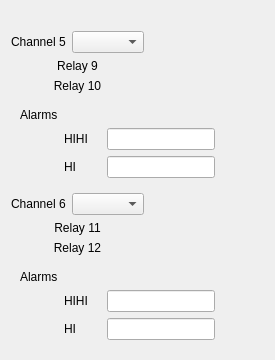
           <widget class="QWidget" name="widget_5" native="true">
            <layout class="QGridLayout" name="gridLayout_6">
             <item row="7" column="4">
              <widget class="PyDMByteIndicator" name="PyDMByteIndicator_14">
               <property name="toolTip">
                <string/>
               </property>
               <property name="whatsThis">
                <string>
    Widget for graphical representation of bits from an integer number
    with support for Channels and more from PyDM

    Parameters
    ----------
    parent : QWidget
        The parent widget for the Label
    init_channel : str, optional
        The channel to be used by the widget.
    </string>
               </property>
               <property name="channel" stdset="0">
                <string>ca://${DEVICE}:Relay12:SetpointStatus-Mon</string>
               </property>
               <property name="circles" stdset="0">
                <bool>true</bool>
               </property>
               <property name="labels" stdset="0">
                <stringlist>
                 <string>Clear</string>
                 <string>Set</string>
                </stringlist>
               </property>
              </widget>
             </item>
             <item row="2" column="0" colspan="2">
              <widget class="QLabel" name="label_19">
               <property name="text">
                <string>Relay 9</string>
               </property>
               <property name="alignment">
                <set>Qt::AlignCenter</set>
               </property>
              </widget>
             </item>
             <item row="1" column="3">
              <widget class="PyDMLabel" name="PyDMLabel_18">
               <property name="toolTip">
                <string/>
               </property>
               <property name="whatsThis">
                <string/>
               </property>
               <property name="alignment">
                <set>Qt::AlignCenter</set>
               </property>
               <property name="channel" stdset="0">
                <string>ca://${G5}:Pressure-Mon-s</string>
               </property>
              </widget>
             </item>
             <item row="7" column="3">
              <widget class="PyDMLabel" name="PyDMLabel_40">
               <property name="toolTip">
                <string/>
               </property>
               <property name="whatsThis">
                <string/>
               </property>
               <property name="alignment">
                <set>Qt::AlignCenter</set>
               </property>
               <property name="precisionFromPV" stdset="0">
                <bool>false</bool>
               </property>
               <property name="precision" stdset="0">
                <number>3</number>
               </property>
               <property name="channel" stdset="0">
                <string>ca://${DEVICE}:Relay12:Setpoint-RB</string>
               </property>
               <property name="displayFormat" stdset="0">
                <enum>PyDMLabel::Exponential</enum>
               </property>
              </widget>
             </item>
             <item row="5" column="3">
              <widget class="PyDMLabel" name="plblC2">
               <property name="toolTip">
                <string/>
               </property>
               <property name="whatsThis">
                <string/>
               </property>
               <property name="alignment">
                <set>Qt::AlignCenter</set>
               </property>
               <property name="channel" stdset="0">
                <string>ca://${G6}:Pressure-Mon-s</string>
               </property>
              </widget>
             </item>
             <item row="2" column="3">
              <widget class="PyDMLabel" name="PyDMLabel_37">
               <property name="toolTip">
                <string/>
               </property>
               <property name="whatsThis">
                <string/>
               </property>
               <property name="alignment">
                <set>Qt::AlignCenter</set>
               </property>
               <property name="precisionFromPV" stdset="0">
                <bool>false</bool>
               </property>
               <property name="precision" stdset="0">
                <number>3</number>
               </property>
               <property name="channel" stdset="0">
                <string>ca://${DEVICE}:Relay9:Setpoint-RB</string>
               </property>
               <property name="displayFormat" stdset="0">
                <enum>PyDMLabel::Exponential</enum>
               </property>
              </widget>
             </item>
             <item row="2" column="2">
              <widget class="PyDMLabel" name="PyDMLabel_29">
               <property name="toolTip">
                <string/>
               </property>
               <property name="whatsThis">
                <string/>
               </property>
               <property name="alignment">
                <set>Qt::AlignCenter</set>
               </property>
               <property name="precisionFromPV" stdset="0">
                <bool>false</bool>
               </property>
               <property name="precision" stdset="0">
                <number>3</number>
               </property>
               <property name="channel" stdset="0">
                <string>ca://${DEVICE}:Relay9:Status-RB</string>
               </property>
              </widget>
             </item>
             <item row="1" column="2">
              <widget class="PyDMByteIndicator" name="PyDMByteIndicator_3">
               <property name="toolTip">
                <string/>
               </property>
               <property name="whatsThis">
                <string>
    Widget for graphical representation of bits from an integer number
    with support for Channels and more from PyDM

    Parameters
    ----------
    parent : QWidget
        The parent widget for the Label
    init_channel : str, optional
        The channel to be used by the widget.
    </string>
               </property>
               <property name="channel" stdset="0">
                <string>ca://${G5}:Enable-RB</string>
               </property>
               <property name="showLabels" stdset="0">
                <bool>false</bool>
               </property>
               <property name="circles" stdset="0">
                <bool>true</bool>
               </property>
              </widget>
             </item>
             <item row="6" column="0" colspan="2">
              <widget class="QLabel" name="label_21">
               <property name="text">
                <string>Relay 11</string>
               </property>
               <property name="alignment">
                <set>Qt::AlignCenter</set>
               </property>
              </widget>
             </item>
             <item row="1" column="1">
              <widget class="PyDMEnumComboBox" name="PyDMEnumComboBox_5">
               <property name="minimumSize">
                <size>
                 <width>70</width>
                 <height>0</height>
                </size>
               </property>
               <property name="toolTip">
                <string/>
               </property>
               <property name="whatsThis">
                <string>
    A QComboBox with support for Channels and more from PyDM

    Parameters
    ----------
    parent : QWidget
        The parent widget for the Label
    init_channel : str, optional
        The channel to be used by the widget.

    Signals
    -------
    send_value_signal : int, float, str, bool or np.ndarray
        Emitted when the user changes the value.
    activated : int, str
        Emitted when the user chooses an item in the combobox.
    currentIndexChanged : int, str
        Emitted when the index is changed in the combobox.
    highlighted : int, str
        Emitted when an item in the combobox popup list is highlighted
        by the user.
    </string>
               </property>
               <property name="channel" stdset="0">
                <string>ca://${G5}:Enable-SP</string>
               </property>
              </widget>
             </item>
             <item row="6" column="3">
              <widget class="PyDMLabel" name="PyDMLabel_39">
               <property name="toolTip">
                <string/>
               </property>
               <property name="whatsThis">
                <string/>
               </property>
               <property name="alignment">
                <set>Qt::AlignCenter</set>
               </property>
               <property name="precisionFromPV" stdset="0">
                <bool>false</bool>
               </property>
               <property name="precision" stdset="0">
                <number>3</number>
               </property>
               <property name="channel" stdset="0">
                <string>ca://${DEVICE}:Relay11:Setpoint-RB</string>
               </property>
               <property name="displayFormat" stdset="0">
                <enum>PyDMLabel::Exponential</enum>
               </property>
              </widget>
             </item>
             <item row="7" column="2">
              <widget class="PyDMLabel" name="PyDMLabel_32">
               <property name="toolTip">
                <string/>
               </property>
               <property name="whatsThis">
                <string/>
               </property>
               <property name="alignment">
                <set>Qt::AlignCenter</set>
               </property>
               <property name="precisionFromPV" stdset="0">
                <bool>false</bool>
               </property>
               <property name="precision" stdset="0">
                <number>3</number>
               </property>
               <property name="channel" stdset="0">
                <string>ca://${DEVICE}:Relay12:Status-RB</string>
               </property>
              </widget>
             </item>
             <item row="3" column="2">
              <widget class="PyDMLabel" name="PyDMLabel_30">
               <property name="toolTip">
                <string/>
               </property>
               <property name="whatsThis">
                <string/>
               </property>
               <property name="alignment">
                <set>Qt::AlignCenter</set>
               </property>
               <property name="precisionFromPV" stdset="0">
                <bool>false</bool>
               </property>
               <property name="precision" stdset="0">
                <number>3</number>
               </property>
               <property name="channel" stdset="0">
                <string>ca://${DEVICE}:Relay10:Status-RB</string>
               </property>
              </widget>
             </item>
             <item row="3" column="0" colspan="2">
              <widget class="QLabel" name="label_20">
               <property name="text">
                <string>Relay 10</string>
               </property>
               <property name="alignment">
                <set>Qt::AlignCenter</set>
               </property>
              </widget>
             </item>
             <item row="6" column="2">
              <widget class="PyDMLabel" name="PyDMLabel_31">
               <property name="toolTip">
                <string/>
               </property>
               <property name="whatsThis">
                <string/>
               </property>
               <property name="alignment">
                <set>Qt::AlignCenter</set>
               </property>
               <property name="precisionFromPV" stdset="0">
                <bool>false</bool>
               </property>
               <property name="precision" stdset="0">
                <number>3</number>
               </property>
               <property name="channel" stdset="0">
                <string>ca://${DEVICE}:Relay11:Status-RB</string>
               </property>
              </widget>
             </item>
             <item row="3" column="3">
              <widget class="PyDMLabel" name="PyDMLabel_38">
               <property name="toolTip">
                <string/>
               </property>
               <property name="whatsThis">
                <string/>
               </property>
               <property name="alignment">
                <set>Qt::AlignCenter</set>
               </property>
               <property name="precisionFromPV" stdset="0">
                <bool>false</bool>
               </property>
               <property name="precision" stdset="0">
                <number>3</number>
               </property>
               <property name="channel" stdset="0">
                <string>ca://${DEVICE}:Relay10:Setpoint-RB</string>
               </property>
               <property name="displayFormat" stdset="0">
                <enum>PyDMLabel::Exponential</enum>
               </property>
              </widget>
             </item>
             <item row="5" column="1">
              <widget class="PyDMEnumComboBox" name="cbC2">
               <property name="minimumSize">
                <size>
                 <width>70</width>
                 <height>0</height>
                </size>
               </property>
               <property name="toolTip">
                <string/>
               </property>
               <property name="whatsThis">
                <string>
    A QComboBox with support for Channels and more from PyDM

    Parameters
    ----------
    parent : QWidget
        The parent widget for the Label
    init_channel : str, optional
        The channel to be used by the widget.

    Signals
    -------
    send_value_signal : int, float, str, bool or np.ndarray
        Emitted when the user changes the value.
    activated : int, str
        Emitted when the user chooses an item in the combobox.
    currentIndexChanged : int, str
        Emitted when the index is changed in the combobox.
    highlighted : int, str
        Emitted when an item in the combobox popup list is highlighted
        by the user.
    </string>
               </property>
               <property name="channel" stdset="0">
                <string>ca://${G6}:Enable-SP</string>
               </property>
              </widget>
             </item>
             <item row="5" column="0">
              <widget class="QLabel" name="lblC2">
               <property name="text">
                <string>Channel 6</string>
               </property>
              </widget>
             </item>
             <item row="7" column="0" colspan="2">
              <widget class="QLabel" name="label_22">
               <property name="text">
                <string>Relay 12</string>
               </property>
               <property name="alignment">
                <set>Qt::AlignCenter</set>
               </property>
              </widget>
             </item>
             <item row="5" column="2">
              <widget class="PyDMByteIndicator" name="biC2">
               <property name="toolTip">
                <string/>
               </property>
               <property name="whatsThis">
                <string>
    Widget for graphical representation of bits from an integer number
    with support for Channels and more from PyDM

    Parameters
    ----------
    parent : QWidget
        The parent widget for the Label
    init_channel : str, optional
        The channel to be used by the widget.
    </string>
               </property>
               <property name="channel" stdset="0">
                <string>ca://${G6}:Enable-RB</string>
               </property>
               <property name="showLabels" stdset="0">
                <bool>false</bool>
               </property>
               <property name="circles" stdset="0">
                <bool>true</bool>
               </property>
              </widget>
             </item>
             <item row="0" column="0">
              <widget class="PyDMLabel" name="PyDMLabel_22">
               <property name="toolTip">
                <string/>
               </property>
               <property name="whatsThis">
                <string/>
               </property>
               <property name="channel" stdset="0">
                <string>ca://${DEVICE}:ModuleType-C</string>
               </property>
              </widget>
             </item>
             <item row="1" column="0">
              <widget class="QLabel" name="label_8">
               <property name="text">
                <string>Channel 5</string>
               </property>
              </widget>
             </item>
             <item row="2" column="4">
              <widget class="PyDMByteIndicator" name="PyDMByteIndicator_11">
               <property name="toolTip">
                <string/>
               </property>
               <property name="whatsThis">
                <string>
    Widget for graphical representation of bits from an integer number
    with support for Channels and more from PyDM

    Parameters
    ----------
    parent : QWidget
        The parent widget for the Label
    init_channel : str, optional
        The channel to be used by the widget.
    </string>
               </property>
               <property name="channel" stdset="0">
                <string>ca://${DEVICE}:Relay9:SetpointStatus-Mon</string>
               </property>
               <property name="circles" stdset="0">
                <bool>true</bool>
               </property>
               <property name="labels" stdset="0">
                <stringlist>
                 <string>Clear</string>
                 <string>Set</string>
                </stringlist>
               </property>
              </widget>
             </item>
             <item row="3" column="4">
              <widget class="PyDMByteIndicator" name="PyDMByteIndicator_12">
               <property name="toolTip">
                <string/>
               </property>
               <property name="whatsThis">
                <string>
    Widget for graphical representation of bits from an integer number
    with support for Channels and more from PyDM

    Parameters
    ----------
    parent : QWidget
        The parent widget for the Label
    init_channel : str, optional
        The channel to be used by the widget.
    </string>
               </property>
               <property name="channel" stdset="0">
                <string>ca://${DEVICE}:Relay10:SetpointStatus-Mon</string>
               </property>
               <property name="circles" stdset="0">
                <bool>true</bool>
               </property>
               <property name="labels" stdset="0">
                <stringlist>
                 <string>Clear</string>
                 <string>Set</string>
                </stringlist>
               </property>
              </widget>
             </item>
             <item row="6" column="4">
              <widget class="PyDMByteIndicator" name="PyDMByteIndicator_13">
               <property name="toolTip">
                <string/>
               </property>
               <property name="whatsThis">
                <string>
    Widget for graphical representation of bits from an integer number
    with support for Channels and more from PyDM

    Parameters
    ----------
    parent : QWidget
        The parent widget for the Label
    init_channel : str, optional
        The channel to be used by the widget.
    </string>
               </property>
               <property name="channel" stdset="0">
                <string>ca://${DEVICE}:Relay11:SetpointStatus-Mon</string>
               </property>
               <property name="circles" stdset="0">
                <bool>true</bool>
               </property>
               <property name="labels" stdset="0">
                <stringlist>
                 <string>Clear</string>
                 <string>Set</string>
                </stringlist>
               </property>
              </widget>
             </item>
             <item row="4" column="0" colspan="5">
              <widget class="QWidget" name="widget_10" native="true">
               <layout class="QGridLayout" name="gridLayout_12">
                <item row="0" column="0">
                 <widget class="QLabel" name="label_35">
                  <property name="text">
                   <string>Alarms</string>
                  </property>
                 </widget>
                </item>
                <item row="2" column="1">
                 <widget class="QLabel" name="label_36">
                  <property name="text">
                   <string>HI</string>
                  </property>
                 </widget>
                </item>
                <item row="1" column="3">
                 <widget class="PyDMLineEdit" name="PyDMLineEdit_9">
                  <property name="toolTip">
                   <string/>
                  </property>
                  <property name="precisionFromPV" stdset="0">
                   <bool>false</bool>
                  </property>
                  <property name="precision" stdset="0">
                   <number>2</number>
                  </property>
                  <property name="channel" stdset="0">
                   <string>ca://${G5}:Pressure-Mon.HIHI</string>
                  </property>
                  <property name="displayFormat" stdset="0">
                   <enum>PyDMLineEdit::Exponential</enum>
                  </property>
                 </widget>
                </item>
                <item row="1" column="1">
                 <widget class="QLabel" name="label_37">
                  <property name="text">
                   <string>HIHI</string>
                  </property>
                 </widget>
                </item>
                <item row="2" column="3">
                 <widget class="PyDMLineEdit" name="PyDMLineEdit_10">
                  <property name="toolTip">
                   <string/>
                  </property>
                  <property name="precisionFromPV" stdset="0">
                   <bool>false</bool>
                  </property>
                  <property name="precision" stdset="0">
                   <number>2</number>
                  </property>
                  <property name="channel" stdset="0">
                   <string>ca://${G5}:Pressure-Mon.HI</string>
                  </property>
                  <property name="displayFormat" stdset="0">
                   <enum>PyDMLineEdit::Exponential</enum>
                  </property>
                 </widget>
                </item>
                <item row="1" column="2">
                 <widget class="PyDMLabel" name="PyDMLabel_19">
                  <property name="toolTip">
                   <string/>
                  </property>
                  <property name="precisionFromPV" stdset="0">
                   <bool>false</bool>
                  </property>
                  <property name="precision" stdset="0">
                   <number>2</number>
                  </property>
                  <property name="channel" stdset="0">
                   <string>ca://${G5}:Pressure-Mon.HIHI</string>
                  </property>
                  <property name="displayFormat" stdset="0">
                   <enum>PyDMLabel::Exponential</enum>
                  </property>
                 </widget>
                </item>
                <item row="2" column="2">
                 <widget class="PyDMLabel" name="PyDMLabel_41">
                  <property name="toolTip">
                   <string/>
                  </property>
                  <property name="precisionFromPV" stdset="0">
                   <bool>false</bool>
                  </property>
                  <property name="precision" stdset="0">
                   <number>2</number>
                  </property>
                  <property name="channel" stdset="0">
                   <string>ca://${G5}:Pressure-Mon.HI</string>
                  </property>
                  <property name="displayFormat" stdset="0">
                   <enum>PyDMLabel::Exponential</enum>
                  </property>
                 </widget>
                </item>
                <item row="1" column="4">
                 <spacer name="horizontalSpacer_5">
                  <property name="orientation">
                   <enum>Qt::Horizontal</enum>
                  </property>
                  <property name="sizeHint" stdset="0">
                   <size>
                    <width>40</width>
                    <height>20</height>
                   </size>
                  </property>
                 </spacer>
                </item>
               </layout>
              </widget>
             </item>
             <item row="8" column="0" colspan="5">
              <widget class="QWidget" name="widget_11" native="true">
               <layout class="QGridLayout" name="gridLayout_13">
                <item row="0" column="0">
                 <widget class="QLabel" name="label_38">
                  <property name="text">
                   <string>Alarms</string>
                  </property>
                 </widget>
                </item>
                <item row="2" column="1">
                 <widget class="QLabel" name="label_39">
                  <property name="text">
                   <string>HI</string>
                  </property>
                 </widget>
                </item>
                <item row="1" column="3">
                 <widget class="PyDMLineEdit" name="PyDMLineEdit_11">
                  <property name="toolTip">
                   <string/>
                  </property>
                  <property name="precisionFromPV" stdset="0">
                   <bool>false</bool>
                  </property>
                  <property name="precision" stdset="0">
                   <number>2</number>
                  </property>
                  <property name="channel" stdset="0">
                   <string>ca://${G6}:Pressure-Mon.HIHI</string>
                  </property>
                  <property name="displayFormat" stdset="0">
                   <enum>PyDMLineEdit::Exponential</enum>
                  </property>
                 </widget>
                </item>
                <item row="1" column="1">
                 <widget class="QLabel" name="label_40">
                  <property name="text">
                   <string>HIHI</string>
                  </property>
                 </widget>
                </item>
                <item row="2" column="3">
                 <widget class="PyDMLineEdit" name="PyDMLineEdit_12">
                  <property name="toolTip">
                   <string/>
                  </property>
                  <property name="precisionFromPV" stdset="0">
                   <bool>false</bool>
                  </property>
                  <property name="precision" stdset="0">
                   <number>2</number>
                  </property>
                  <property name="channel" stdset="0">
                   <string>ca://${G5}:Pressure-Mon.HI</string>
                  </property>
                  <property name="displayFormat" stdset="0">
                   <enum>PyDMLineEdit::Exponential</enum>
                  </property>
                 </widget>
                </item>
                <item row="1" column="2">
                 <widget class="PyDMLabel" name="PyDMLabel_42">
                  <property name="toolTip">
                   <string/>
                  </property>
                  <property name="precisionFromPV" stdset="0">
                   <bool>false</bool>
                  </property>
                  <property name="precision" stdset="0">
                   <number>2</number>
                  </property>
                  <property name="channel" stdset="0">
                   <string>ca://${G6}:Pressure-Mon.HIHI</string>
                  </property>
                  <property name="displayFormat" stdset="0">
                   <enum>PyDMLabel::Exponential</enum>
                  </property>
                 </widget>
                </item>
                <item row="2" column="2">
                 <widget class="PyDMLabel" name="PyDMLabel_43">
                  <property name="toolTip">
                   <string/>
                  </property>
                  <property name="precisionFromPV" stdset="0">
                   <bool>false</bool>
                  </property>
                  <property name="precision" stdset="0">
                   <number>2</number>
                  </property>
                  <property name="channel" stdset="0">
                   <string>ca://${G6}:Pressure-Mon.HI</string>
                  </property>
                  <property name="displayFormat" stdset="0">
                   <enum>PyDMLabel::Exponential</enum>
                  </property>
                 </widget>
                </item>
                <item row="1" column="4">
                 <spacer name="horizontalSpacer_6">
                  <property name="orientation">
                   <enum>Qt::Horizontal</enum>
                  </property>
                  <property name="sizeHint" stdset="0">
                   <size>
                    <width>40</width>
                    <height>20</height>
                   </size>
                  </property>
                 </spacer>
                </item>
               </layout>
              </widget>
             </item>
            </layout>
           </widget>
